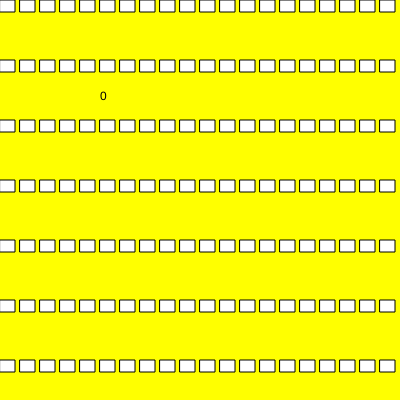
Frame 1 (no input)
Frame 60 (no input): identical to frame 1, image omitted
Frame 120 (the mouse pressed at the canvas centre since frame 60): identical to frame 1, image omitted

The p5.js sketch that drew this single still picture (run headless with seeded random() and noise() and a simulated clock; from frame 60 on, the mouse is pressed at the canvas centre):

// p5.js sketch
// ── sketch.js
let state = 0;

function setup() {
  createCanvas(400, 400);
}

function draw() {

  background(100);

  switch (state) {

    case 0:
      background("yellow");
      text("0", 100, 100);
      for (let j = 0; j < 20; j++) {
        for (let i = 0; i < 20; i++) {
          rect(i * 20, j * 60, 15, 12);
        }
      }
      break;

    case 1:
    background("orange");
      text("1", 100, 100);
      for (let j = 0; j < 20; j++) {
        for (let i = 0; i < 20; i++) {
          ellipse(i * 25, j * 30, 15, 15)
        }
      }
      break;

    case 2:
    background("red");
      text("2", 100, 100);
      for (let j = 0; j < 20; j++) {
        for (let i = 0; i < 20; i++) {
          triangle(i * 30, j * 22, 12, 12)
        }
      }
      break;

    case 3:
    background("blue");
      text("3", 100, 100);
      for (let j = 0; j < 20; j++) {
        for (let i = 0; i < 20; i++) {
          ellipse(i * 20, j * 25, 25, 25)
        }
      }
      break;

    case 4:
    background("black");
      text("4", 100, 100);
      for (let j = 0; j < 20; j++) {
        for (let i = 0; i < 20; i++) {
          rect(i * 60, j * 62, 20, 35)
        }
      }
      break;

  }
}

function mouseReleased() {
  state++;
  if (state > 4) state = 0;

}
